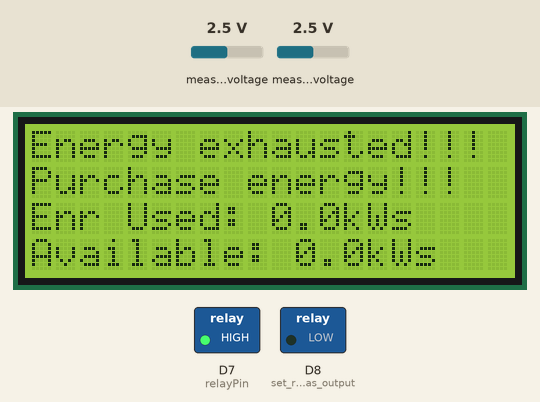
Recording of a sketch running on a simulated ESP8266 (NodeMCU). On the bench: 20×4 character LCD, switched loads named in the sketch (green lamp = pin HIGH). The test bench sets the inputs (shaded band); at power-on: measured voltage 2.5 V. WiFi joins after 1.5 s; servers stay silent unless stated; what the sketch prints to the serial monitor is not drawn.

Above: at 2.8 s.
2.9 s: measured voltage (sensor 201) set to 2.9 V
At 4.4 s:
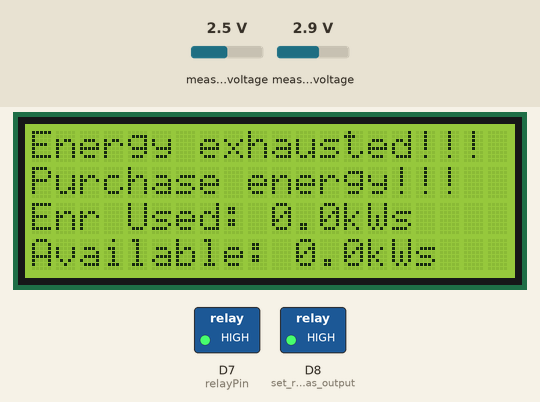
5.2 s: measured voltage (sensor 200) set to 3.8 V
At 8.1 s:
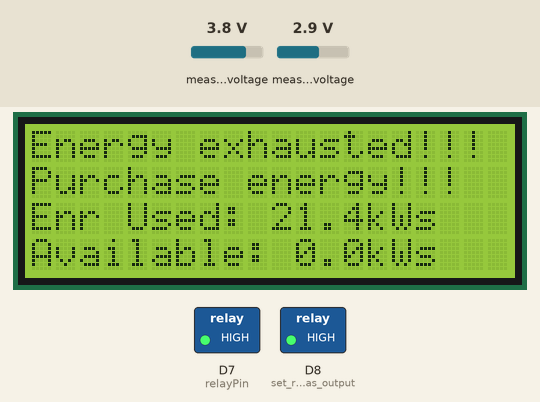
8.2 s: measured voltage (sensor 200) set to 4.9 V
At 10.8 s:
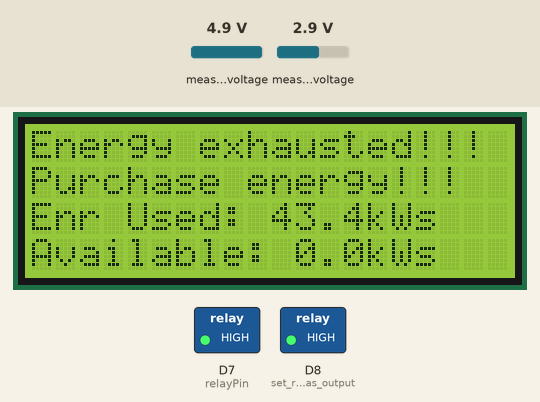
11.2 s: measured voltage (sensor 201) set to 3.8 V
At 13.2 s:
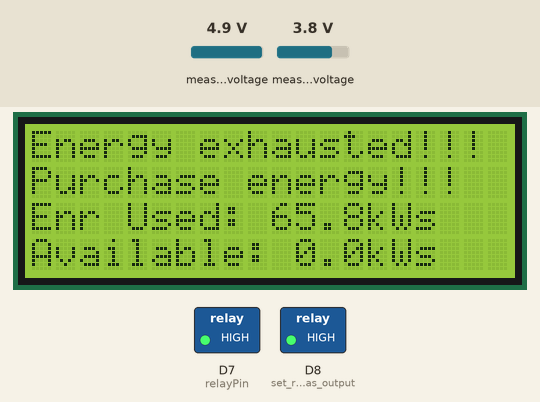
Timing chart, 0 to 14.7 s (numbered marks = the images above; inputs shaded):
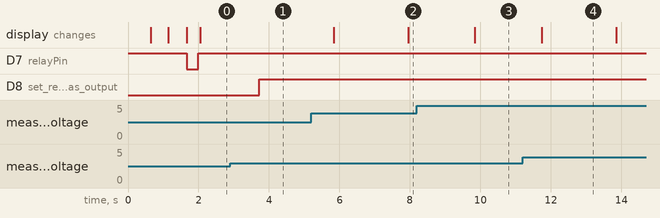

The sketch:

antitheft_AMI.ino
```cpp
#include <ESP8266WiFi.h>            //Library for WiFi
#include <Wire.h>                   //Library for LCD I2C connection
#include <FirebaseArduino.h>        //Library for Google firebase connection
#include <ArduinoJson.h>            //Library for Converting data to JSON file
#include <LiquidCrystal_I2C.h>      //Library for LCD I2C connection
#include <Adafruit_MCP3008.h>       //Library for ADC converter
#include <SPI.h>                    //Library for ADC converter

/*Varialbles for firebase*/
#define FIREBASE_HOST "advancedmeteringinfrastr-901c3.firebaseio.com"
#define FIREBASE_AUTH "ogN3A0sciNdHhTmgfRCxoBE837WJ1tQYQEOu6BCg"

/*Variables for WiFi connection*/
#define WIFI_SSID2 "Dr Babalola"
#define WIFI_PASSWORD2 "Olufiso@2019feb"
#define WIFI_SSID1 "Infinix NOTE 3"
#define WIFI_PASSWORD1 "raphael2019"
#define WIFI_SSID "Jaydee"
#define WIFI_PASSWORD "12345677"

/*Declaration of variables for calculation*/
const int relayPin = D7;
float voltage;
float used_energy;
float start_time;
float end_time;
float app_start;
float app_stop;
float available_energy;
float time_used;
float current;
float power;
float initial_current;
float initial_voltage;
float acc;
float zero;
float zero_volt;
int j;


LiquidCrystal_I2C lcd(0x27, 20, 4);   //lcd declaration
Adafruit_MCP3008 adc;                 //adc declaration

void setup() {
  pinMode(relayPin, OUTPUT);      // set relayPin as output
  pinMode(D8, OUTPUT);      // set relayPin as output
  digitalWrite(relayPin, HIGH);   // cur off power temporarily for calibration
  Serial.begin(9600);             // initialize serial monitor
  adc.begin(D4, D2, D3, D1);      //initialize adc

  /*Initialize LCD*/
  Wire.begin(D5, D6);
  lcd.init();
  lcd.backlight();
  lcd.print("Calibrating.......");

  /*Calibrate current*/
  for (int i = 0; i < 100; i++) {
    acc += adc.readADC(0);
  }
  zero = acc / 100.0;

  /*Calibrate voltage*/
  acc = 0;
  for (int i = 0; i < 100; i++) {
    acc += adc.readADC(1);
  }
  zero_volt = acc / 100.0;

  lcd.clear();
  lcd.print("Calibration done!");

  /*Connect WiFi*/
  j = 0;
  WiFi.begin(WIFI_SSID, WIFI_PASSWORD);
  lcd.clear();
  lcd.print("Connecting WiFi");
  while (WiFi.status() != WL_CONNECTED) {
    lcd.print(".");
    delay(500);
    j += 1;
    if (j == 10) {
      j = 0;
      WiFi.begin(WIFI_SSID2, WIFI_PASSWORD2);
      while (WiFi.status() != WL_CONNECTED) {
        lcd.print(".");
        delay(500);
        j += 1;
        if (j == 10) {
          WiFi.begin(WIFI_SSID1, WIFI_PASSWORD1);
          while (WiFi.status() != WL_CONNECTED) {
            lcd.print(".");
            delay(500);
            j += 1;
          }
        }
      }
    }
  }
  lcd.clear();
  lcd.print("Connected to: ");
  lcd.setCursor(0, 1);
  lcd.print(WiFi.localIP());

  digitalWrite(relayPin, LOW);      //reconnect power


  Firebase.begin(FIREBASE_HOST, FIREBASE_AUTH);   //connect to firebase
  app_start = millis();

}

void loop() {

  while (WiFi.status() != WL_CONNECTED) {
    j = 0;
    WiFi.begin(WIFI_SSID, WIFI_PASSWORD);
    lcd.clear();
    lcd.print("Connecting WiFi");
    while (WiFi.status() != WL_CONNECTED) {
      lcd.print(".");
      delay(500);
      j += 1;
      if (j == 10) {
        j = 0;
        WiFi.begin(WIFI_SSID2, WIFI_PASSWORD2);
        while (WiFi.status() != WL_CONNECTED) {
          lcd.print(".");
          delay(500);
          j += 1;
          if (j == 10) {
            j = 0;
            WiFi.begin(WIFI_SSID1, WIFI_PASSWORD1);
            while (WiFi.status() != WL_CONNECTED) {
              lcd.print(".");
              delay(500);
              j += 1;
            }
          }
        }
      }
    }
  }

  /*Get value previous used and available energy from firebase*/
  FirebaseObject e_data = Firebase.get("/Energy_Data/User_1");
  JsonObject& ene_data = e_data.getJsonVariant();
  float ava_ene = ene_data["energyAvailable"];
  float diff = ava_ene - available_energy;
  if (ene_data["energyAvailable"] != 0) {
    available_energy = ene_data["energyAvailable"];
    used_energy = ene_data["energyConsumed"];
  }


  /*Calculate voltage value*/
  acc = 0;
  for (int i = 0; i < 100; i++) {
    acc += adc.readADC(1) - zero_volt;
  }
  voltage = (((5.0 / 1024.0) * acc / 100.0) * 42.537) + 270;
  if (voltage < 0 || voltage < 280 || voltage > 360) {
    voltage = 0.00;
  }

  /*Calculate value  of current*/
  acc = 0;
  for (int i = 0; i < 100; i++) {
    acc += adc.readADC(0) - zero;
  }
  current = acc / 100.0 / 1024.0 * 5.0 / 0.066;
  if (current < 0.08) {
    current = 0.00;
  }

  if (voltage == 0) {
    current = 0;
    digitalWrite(D8, LOW);
  }
  else {
    digitalWrite(D8, HIGH);
  }

  /*Calculate power and energy consumption*/
  power = current * voltage / 1000;
  end_time = millis();
  time_used = end_time - start_time;
  start_time = millis();
  used_energy = used_energy + (power * time_used / 1000);
  available_energy = available_energy - (power * time_used / 1000);

  /*Store all calculated variables to a JSON file and upload to Firebase*/
  StaticJsonBuffer<200> jsonBuffer;
  JsonObject& energy_data = jsonBuffer.createObject();
  energy_data["voltageInput"] = voltage;
  energy_data["current"] = current;
  energy_data["power"] = power;
  energy_data["energyConsumed"] = used_energy;
  energy_data["energyAvailable"] = available_energy;
  Firebase.set("/Energy_Data/User_1", energy_data);

  app_stop = millis();
  if (app_stop - app_start >= 5000) {
    app_start = millis();
    StaticJsonBuffer<200> jsonBuffer1;
    JsonObject& energy_data1 = jsonBuffer1.createObject();
    energy_data1["voltageInput"] = String(voltage);
    energy_data1["current"] = String(current);
    energy_data1["power"] = String(power);
    energy_data1["energyConsumed"] = String(used_energy);
    energy_data1["energyAvailable"] = String(available_energy);
    Firebase.push("/Energy_Data1/User_1", energy_data1);
    energy_data1.prettyPrintTo(Serial);
  }

  /*for LCD display*/
  if (available_energy == 0 || available_energy < 0) {  //Whenever the energy is exhausted
    available_energy = 0;
    digitalWrite(relayPin, HIGH);
    lcd.clear();
    lcd.setCursor (0, 0);
    lcd.print("Energy exhausted!!!");
    lcd.setCursor (0, 1);
    lcd.print("Purchase energy!!!");
    lcd.setCursor (0, 2);
    lcd.print("Enr Used: ");
    lcd.print(used_energy, 1);
    lcd.print("kWs");
    lcd.setCursor (0, 3);
    lcd.print("Available: ");
    lcd.print(available_energy, 1);
    lcd.print("kWs");
  }
  else {                                  //Whenever energy is available, keep displaying energy, current and power usage
    lcd.clear();
    lcd.setCursor (0, 0);
    lcd.print("Current:");
    lcd.print(current, 2);
    lcd.print("A");
    lcd.setCursor (0, 1);
    lcd.print("Voltage:");
    lcd.print(voltage, 0);
    lcd.print("V" );
    lcd.setCursor(15, 0);
    lcd.print("Power");
    lcd.setCursor (15, 1);
    lcd.print(power * 1000, 0);
    lcd.print("W");
    lcd.setCursor (0, 2);
    lcd.print("Enr Used: ");
    lcd.print(used_energy, 1);
    lcd.print("kWs");
    lcd.setCursor (0, 3);
    lcd.print("Available: ");
    lcd.print(available_energy, 1);
    lcd.print("kWs");
    digitalWrite(relayPin, LOW);
  }
  delay(1500);
}
```

Measured:
- the behaviour switches between 2.7 and 2.8 V on measured voltage (sensor 201) (found by bisection; images 0 and 1)
- after the input at 2.9 s, D8 (set_relayPin_as_output): LOW → HIGH after 0.83 s
- after the input at 5.2 s, the display: first changes after 0.64 s (image 2 shows a later state)
- after the input at 8.2 s, the display: changes after 1.6 s (image 3)
